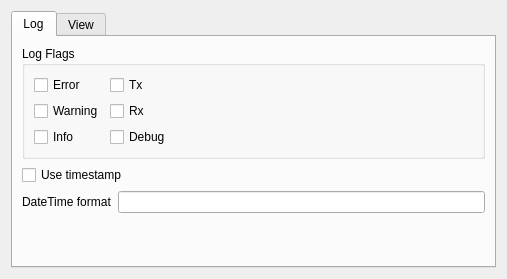
<?xml version="1.0" encoding="UTF-8"?>
<ui version="4.0">
 <class>mbCoreWidgetSettingsLog</class>
 <widget class="QWidget" name="mbCoreWidgetSettingsLog">
  <property name="geometry">
   <rect>
    <x>0</x>
    <y>0</y>
    <width>507</width>
    <height>279</height>
   </rect>
  </property>
  <property name="windowTitle">
   <string>Form</string>
  </property>
  <layout class="QVBoxLayout" name="verticalLayout_2">
   <item>
    <widget class="QTabWidget" name="tabWidget">
     <property name="currentIndex">
      <number>0</number>
     </property>
     <widget class="QWidget" name="tabLog">
      <attribute name="title">
       <string>Log</string>
      </attribute>
      <layout class="QVBoxLayout" name="verticalLayout">
       <item>
        <widget class="QGroupBox" name="grLogFlags">
         <property name="title">
          <string>Log Flags</string>
         </property>
         <layout class="QFormLayout" name="formLayout">
          <item row="0" column="0">
           <widget class="QCheckBox" name="chbLogError">
            <property name="text">
             <string>Error</string>
            </property>
           </widget>
          </item>
          <item row="0" column="1">
           <widget class="QCheckBox" name="chbLogTx">
            <property name="text">
             <string>Tx</string>
            </property>
           </widget>
          </item>
          <item row="1" column="0">
           <widget class="QCheckBox" name="chbLogWarning">
            <property name="text">
             <string>Warning</string>
            </property>
           </widget>
          </item>
          <item row="1" column="1">
           <widget class="QCheckBox" name="chbLogRx">
            <property name="text">
             <string>Rx</string>
            </property>
           </widget>
          </item>
          <item row="2" column="0">
           <widget class="QCheckBox" name="chbLogInfo">
            <property name="text">
             <string>Info</string>
            </property>
           </widget>
          </item>
          <item row="2" column="1">
           <widget class="QCheckBox" name="chbLogDebug">
            <property name="text">
             <string>Debug</string>
            </property>
           </widget>
          </item>
         </layout>
        </widget>
       </item>
       <item>
        <widget class="QCheckBox" name="chbUseTimestamp">
         <property name="text">
          <string>Use timestamp</string>
         </property>
        </widget>
       </item>
       <item>
        <layout class="QFormLayout" name="formLayout_2">
         <item row="0" column="0">
          <widget class="QLabel" name="label">
           <property name="text">
            <string>DateTime format</string>
           </property>
          </widget>
         </item>
         <item row="0" column="1">
          <widget class="QLineEdit" name="lnFormat"/>
         </item>
        </layout>
       </item>
       <item>
        <spacer name="verticalSpacer">
         <property name="orientation">
          <enum>Qt::Vertical</enum>
         </property>
         <property name="sizeHint" stdset="0">
          <size>
           <width>17</width>
           <height>8</height>
          </size>
         </property>
        </spacer>
       </item>
      </layout>
     </widget>
     <widget class="QWidget" name="tabView">
      <attribute name="title">
       <string>View</string>
      </attribute>
      <layout class="QVBoxLayout" name="verticalLayout_3">
       <item>
        <layout class="QFormLayout" name="formLayout_3">
         <item row="0" column="0">
          <widget class="QLabel" name="label_3">
           <property name="text">
            <string>Max size (symbols)</string>
           </property>
          </widget>
         </item>
         <item row="0" column="1">
          <widget class="QSpinBox" name="spMaxSize"/>
         </item>
         <item row="1" column="0">
          <widget class="QLabel" name="label_4">
           <property name="text">
            <string>Font:</string>
           </property>
          </widget>
         </item>
         <item row="1" column="1">
          <layout class="QHBoxLayout" name="horizontalLayout">
           <item>
            <widget class="QFontComboBox" name="cmbFontFamily"/>
           </item>
           <item>
            <widget class="QSpinBox" name="spFontSize">
             <property name="sizePolicy">
              <sizepolicy hsizetype="Fixed" vsizetype="Fixed">
               <horstretch>0</horstretch>
               <verstretch>0</verstretch>
              </sizepolicy>
             </property>
             <property name="minimumSize">
              <size>
               <width>55</width>
               <height>0</height>
              </size>
             </property>
            </widget>
           </item>
           <item>
            <widget class="QPushButton" name="btnFont">
             <property name="sizePolicy">
              <sizepolicy hsizetype="Minimum" vsizetype="Fixed">
               <horstretch>0</horstretch>
               <verstretch>0</verstretch>
              </sizepolicy>
             </property>
             <property name="maximumSize">
              <size>
               <width>40</width>
               <height>16777215</height>
              </size>
             </property>
             <property name="text">
              <string>...</string>
             </property>
            </widget>
           </item>
          </layout>
         </item>
         <item row="2" column="0">
          <widget class="QLabel" name="label_2">
           <property name="text">
            <string>Colors:</string>
           </property>
          </widget>
         </item>
         <item row="2" column="1">
          <layout class="QHBoxLayout" name="horizontalLayout_2">
           <item>
            <spacer name="horizontalSpacer">
             <property name="orientation">
              <enum>Qt::Horizontal</enum>
             </property>
             <property name="sizeHint" stdset="0">
              <size>
               <width>40</width>
               <height>20</height>
              </size>
             </property>
            </spacer>
           </item>
           <item>
            <widget class="QToolButton" name="btnDefaultColors">
             <property name="toolTip">
              <string>Set Default Colors</string>
             </property>
             <property name="text">
              <string>...</string>
             </property>
             <property name="icon">
              <iconset resource="../../core_rsc.qrc">
               <normaloff>:/core/icons/resetproperty.png</normaloff>:/core/icons/resetproperty.png</iconset>
             </property>
            </widget>
           </item>
          </layout>
         </item>
        </layout>
       </item>
       <item>
        <widget class="QTableView" name="viewColors">
         <attribute name="horizontalHeaderStretchLastSection">
          <bool>true</bool>
         </attribute>
        </widget>
       </item>
      </layout>
     </widget>
    </widget>
   </item>
  </layout>
 </widget>
 <resources>
  <include location="../../core_rsc.qrc"/>
 </resources>
 <connections/>
</ui>
